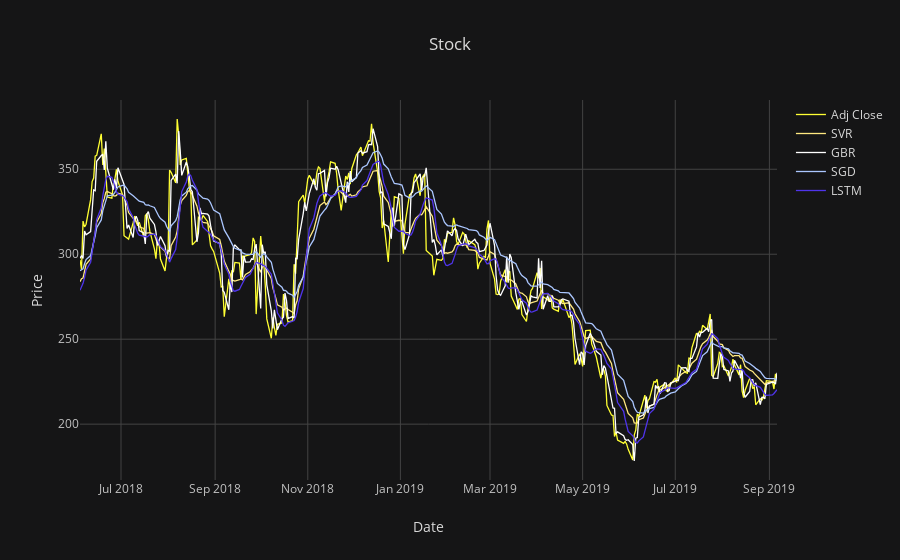

The code cell stored with this chart in its notebook:
### Code cell
# cf.getThemes()
prediction.iplot(xTitle='Date',yTitle='Price', title='Stock',colors=['yellow', '#ffe880', 'white', '#abc7ff', '#4f34eb'], theme='solar')

### Figure 1 — Plotly figure (JSON) as saved in the notebook; plotly's stock layout.template omitted (floating-point values rounded to 4 significant figures; data arrays with more than 128 entries replaced by an {"elided": "..."} marker saying what was removed)
{"data": [{"line": {"color": "rgba(255, 255, 51, 1.0)", "dash": "solid", "shape": "linear", "width": 1.3}, "mode": "lines", "name": "Adj Close", "text": "", "type": "scatter", "uid": "112e1854-e6c2-4590-891c-8d2db092b792", "x": {"elided": "318 str values"}, "y": {"elided": "318 float values"}}, {"line": {"color": "rgba(255, 232, 128, 1.0)", "dash": "solid", "shape": "linear", "width": 1.3}, "mode": "lines", "name": "SVR", "text": "", "type": "scatter", "uid": "6d79a6e6-0e82-4718-9d9e-e7415e7f7d75", "x": {"elided": "318 str values"}, "y": {"elided": "318 float values"}}, {"line": {"color": "rgba(255, 255, 255, 1.0)", "dash": "solid", "shape": "linear", "width": 1.3}, "mode": "lines", "name": "GBR", "text": "", "type": "scatter", "uid": "b5cc5f4d-f789-4a31-9855-a7e66cbab7b0", "x": {"elided": "318 str values"}, "y": {"elided": "318 float values"}}, {"line": {"color": "rgba(171, 199, 255, 1.0)", "dash": "solid", "shape": "linear", "width": 1.3}, "mode": "lines", "name": "SGD", "text": "", "type": "scatter", "uid": "3c6d74cf-898a-4372-8502-fd5a02852902", "x": {"elided": "318 str values"}, "y": {"elided": "318 float values"}}, {"line": {"color": "rgba(79, 52, 235, 1.0)", "dash": "solid", "shape": "linear", "width": 1.3}, "mode": "lines", "name": "LSTM", "text": "", "type": "scatter", "uid": "b87fc4ed-290f-4618-b0ef-afaa0c01e55a", "x": {"elided": "318 str values"}, "y": {"elided": "318 float values"}}], "layout": {"legend": {"bgcolor": "#151516", "font": {"color": "#D9D9D9"}}, "paper_bgcolor": "#151516", "plot_bgcolor": "#151516", "title": {"font": {"color": "#D9D9D9"}, "text": "Stock"}, "xaxis": {"gridcolor": "#434343", "showgrid": true, "tickfont": {"color": "#C2C2C2"}, "title": {"font": {"color": "#D9D9D9"}, "text": "Date"}, "zerolinecolor": "#666570"}, "yaxis": {"gridcolor": "#434343", "showgrid": true, "tickfont": {"color": "#C2C2C2"}, "title": {"font": {"color": "#D9D9D9"}, "text": "Price"}, "zerolinecolor": "#666570"}}}
